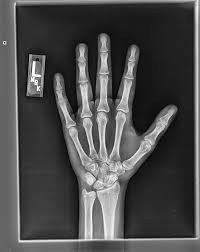
#> input picture medical-ai-app/frontend/img/img_xray.jpg, 200 x 252 px
$ python -i 'image_utils(1).py'   (imports and definitions only)
#> lines starting #> are read from the running program, lines starting #| are printed output that depends on the picture
from __future__ import annotations

import io
from pathlib import Path

import numpy as np
from PIL import Image, ImageOps, ImageFilter, ImageEnhance

try:
    import nibabel as nib
except Exception:  # pragma: no cover
    nib = None

try:
    import pydicom
except Exception:  # pragma: no cover
    pydicom = None


SUPPORTED_IMAGE_SUFFIXES = {".png", ".jpg", ".jpeg", ".bmp", ".webp"}
SUPPORTED_DICOM_SUFFIXES = {".dcm"}
SUPPORTED_NIFTI_SUFFIXES = {".nii", ".gz"}


# [47 lines left out: functions normalize_array_to_uint8, open_medical_image, save_rgb_image, not called in this run]


def make_preview_image(file_path: str | Path, output_path: str | Path) -> str:
    image = open_medical_image(file_path)
    return save_rgb_image(image, output_path)


def create_softened_copy(image: Image.Image) -> Image.Image:
    image = image.convert("RGB")
    image = ImageOps.autocontrast(image)
    image = ImageEnhance.Contrast(image).enhance(1.05)
    return image.filter(ImageFilter.SMOOTH_MORE)

>>> from PIL import Image
>>> picture = Image.open('../../../frontend/img/img_xray.jpg')
#> picture is the input picture: PIL image 200x252 RGB; min 0, max 255, mean 76.2
>>> result = create_softened_copy(picture)
#> in create_softened_copy, `return image.filter(ImageFilter.SMOOTH_MORE)`:
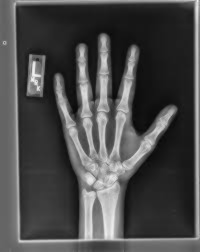
#> returned value: PIL image 200x252 RGB; min 7, max 242, mean 75.7

$ run again, on medical-ai-app/frontend/img/img_mri.png
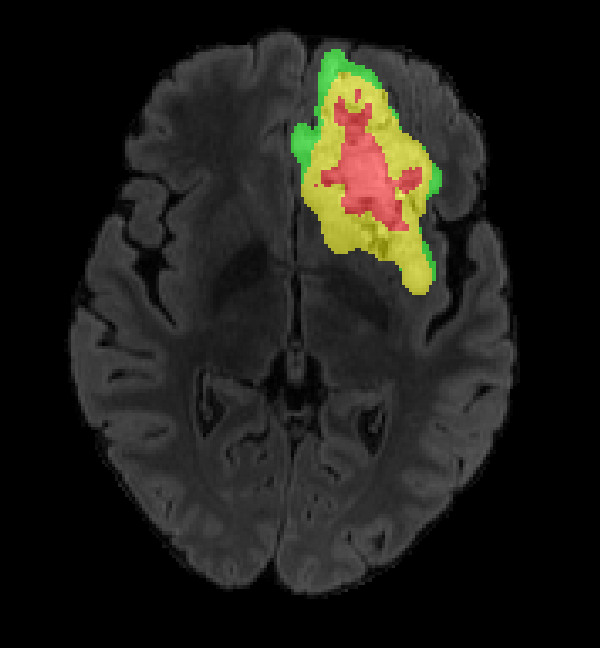
#> input picture medical-ai-app/frontend/img/img_mri.png, 600 x 648 px
#> picture is the input picture: PIL image 600x648 RGBA; mean R, G, B, A 30.7, 29.8, 24.8, 255
#> in create_softened_copy, `image = ImageOps.autocontrast(image)`:
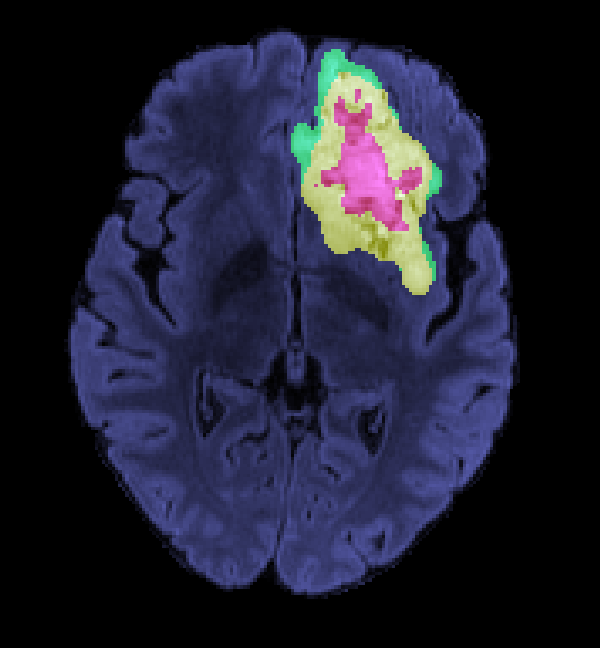
#> image: PIL image 600x648 RGB; mean R, G, B 30.7, 31.4, 49
